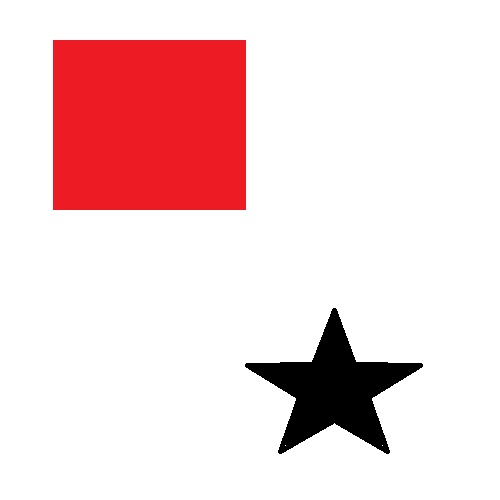
#> input picture test3.jpg, 500 x 500 px
$ python Test02.py
#> lines starting #> are read from the running program, lines starting #| are printed output that depends on the picture; after the words box and inside, x2 and y2 are one past the last pixel; in counts of white or black regions, pixels touching at a corner belong together
#Canny边缘提取
import cv2 as cv
import numpy as np

src = cv.imread('../test3.jpg', 1)
#> src is the input picture: shape (500, 500, 3); mean B, G, R 216.3, 215.2, 242.6

#t7---------------------------------------
#使用canny进行边缘检测 ,x,y为算子大小
def edge_demo(image,x,y):
#> called with x = 3, y = 3
    blurred = cv.GaussianBlur(image, (x,y), 0)
    gray = cv.cvtColor(blurred, cv.COLOR_RGB2GRAY)
    # xgrad = cv.Sobel(gray, cv.CV_16SC1, 1, 0) #x方向梯度
    # ygrad = cv.Sobel(gray, cv.CV_16SC1, 0, 1) #y方向梯度
    # edge_output = cv.Canny(xgrad, ygrad, 50, 150)
    edge_output = cv.Canny(gray, 50, 150)
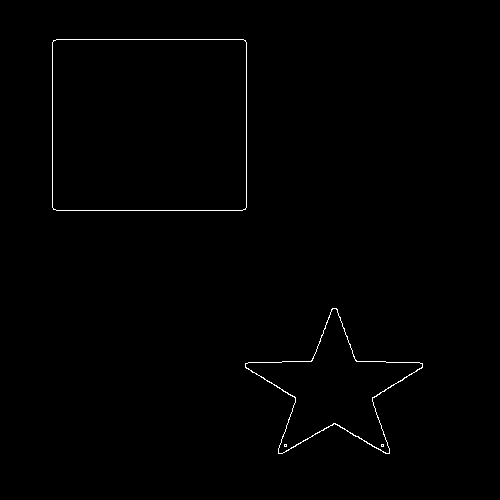
#> edge_output: shape (500, 500); 0.57% white in thin lines or dots, all inside (x1, y1, x2, y2) = (52, 39, 423, 454)
    cv.imshow("Canny Edge", edge_output)
    dst = cv.bitwise_and(image, image, mask= edge_output)
    cv.imshow("Color Edge", dst)
#t8------------------------------------------
#进行直线检测
def line_detection(image):
    gray = cv.cvtColor(image, cv.COLOR_RGB2GRAY)
    edges = cv.Canny(gray, 50, 150, apertureSize=3)  #apertureSize参数默认其实就是3
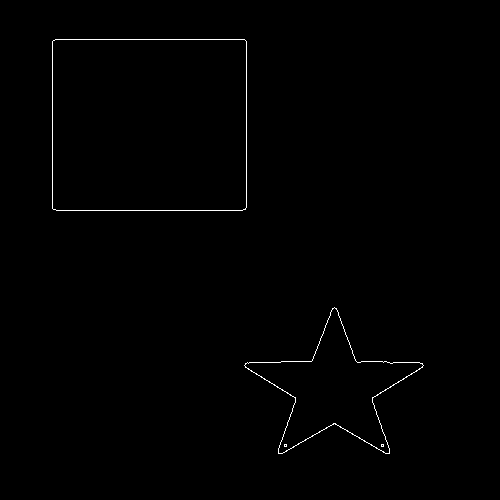
#> edges: shape (500, 500); 0.54% white in thin lines or dots, all inside (x1, y1, x2, y2) = (52, 39, 424, 454)
    lines = cv.HoughLines(edges, 1, np.pi/180, 80)
#> lines = [[39, 1.57], [210, 1.57], [246, 0], [52, 0], [181, 2.13], [-203, 2.78]]
    for line in lines:
        rho, theta = line[0]  #line[0]存储的是点到直线的极径和极角，其中极角是弧度表示的。
        a = np.cos(theta)   #theta是弧度
        b = np.sin(theta)
        x0 = a * rho    #代表x = r * cos（theta）
        y0 = b * rho    #代表y = r * sin（theta）
        x1 = int(x0 + 1000 * (-b)) #计算直线起点横坐标
        y1 = int(y0 + 1000 * a)    #计算起始起点纵坐标
        x2 = int(x0 - 1000 * (-b)) #计算直线终点横坐标
        y2 = int(y0 - 1000 * a)    #计算直线终点纵坐标    注：这里的数值1000给出了画出的线段长度范围大小，数值越小，画出的线段越短，数值越大，画出的线段越长
        cv.line(image, (x1, y1), (x2, y2), (0, 0, 255), 2)    #点的坐标必须是元组，不能是列表。
#> this loop made 6 passes
#> (rho, theta, a, b, x0, y0, x1, y1) on passes 1 to 6: (39, 1.57, -4.37e-08, 1, -1.7e-06, 39, -1000, 38), (210, 1.57, -4.37e-08, 1, -9.18e-06, 210, -1000, 209), (246, 0, 1, 0, 246, 0, 246, 1000), (52, 0, 1, 0, 52, 0, 52, 1000), (181, 2.13, -0.53, 0.848, -95.92, 153.5, -943, -376), (-203, 2.78, -0.934, 0.358, 189.5, -72.75, -168, -1006)
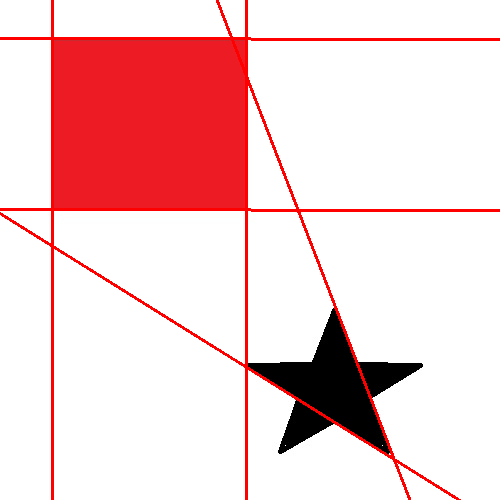
#> image: shape (500, 500, 3); 3.6% of pixels changed, all inside (x1, y1, x2, y2) = (0, 0, 500, 500)
    cv.imshow("image-lines", image)
    cv.imwrite("直线检测.jpg",image)
#t9------------------------------------------
#进行角点检测
def plot(img):
    gray = cv.cvtColor(img, cv.COLOR_BGR2GRAY)
    dst = cv.cornerHarris(gray, 10,  # 设定值
                           3, 0.04)  # 推荐值
#> dst: shape (500, 500) float32
    img[dst > 0.01 * np.max(dst)] = [0, 0, 255]
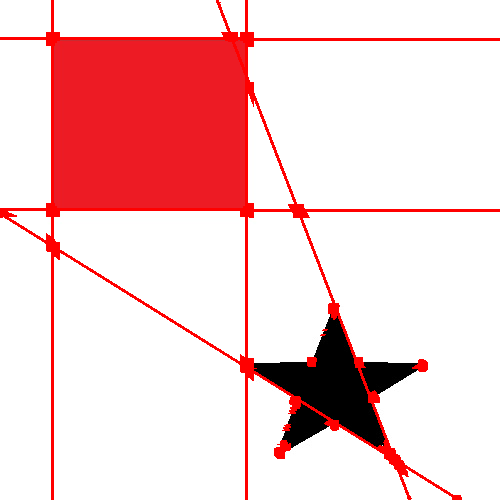
#> img: shape (500, 500, 3); 0.96% of pixels changed, all inside (x1, y1, x2, y2) = (0, 2, 462, 500)
    cv.imshow('figure', img)
    cv.waitKey(0)


#t10------------------------------------------
#进行模板匹配
def template_demo():
    tpl =src
    target = cv.imread("../target.jpg")
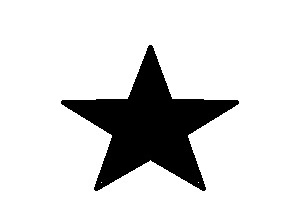
#> input picture target.jpg, 286 x 218 px
#> target is the input picture: shape (218, 286, 3); min 0, max 255, mean 215.3
    methods = [cv.TM_SQDIFF_NORMED, cv.TM_CCORR_NORMED, cv.TM_CCOEFF_NORMED]   #3种模板匹配方法
#> methods = [1, 3, 5]
    th, tw = tpl.shape[:2]
#> th = 500; tw = 500
    for md in methods:
        print(md)
        result = cv.matchTemplate(target, tpl, md)
        min_val, max_val, min_loc, max_loc = cv.minMaxLoc(result)
        if md == cv.TM_SQDIFF_NORMED:
            tl = min_loc
        else:
            tl = max_loc
        br = (tl[0]+tw, tl[1]+th)   #br是矩形右下角的点的坐标
        cv.rectangle(target, tl, br, (0, 0, 255), 2)
        cv.namedWindow("match-" + np.str(md), cv.WINDOW_NORMAL)
        cv.imshow("match-" + np.str(md), target)
#> this loop made 3 passes
#> (md, min_val, max_val, min_loc, max_loc) on passes 2 to 3: (3, 0.803, 0.981, (47, 112), (184, 263)), (5, -0.183, 0.889, (171, 2), (184, 263))
#> (min_val, max_val, min_loc, max_loc) on pass 1: (0.038, 0.415, (184, 263), (46, 37))
#| 1
#| 3
#| 5
#> pass 1, in template_demo, `result = cv.matchTemplate(target, tpl, md)`:
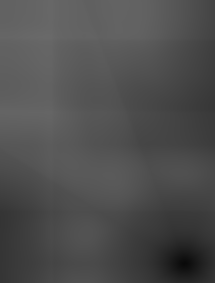
#> result: shape (283, 215) float32; min 0.038, max 0.415, mean 0.307
#> pass 3, in template_demo, `result = cv.matchTemplate(target, tpl, md)`:
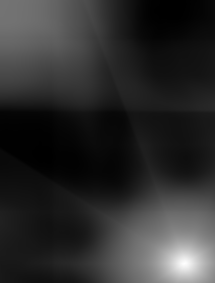
#> result: shape (283, 215) float32; min -0.183, max 0.889, mean 0.00958; drawn with min black and max white

#
edge_demo(src,3,3)#检测边缘检测
line_detection(src)#检测直线
plot(src)#检测角点
template_demo()#检测模板匹配

cv.waitKey(0)
cv.destroyAllWindows()
